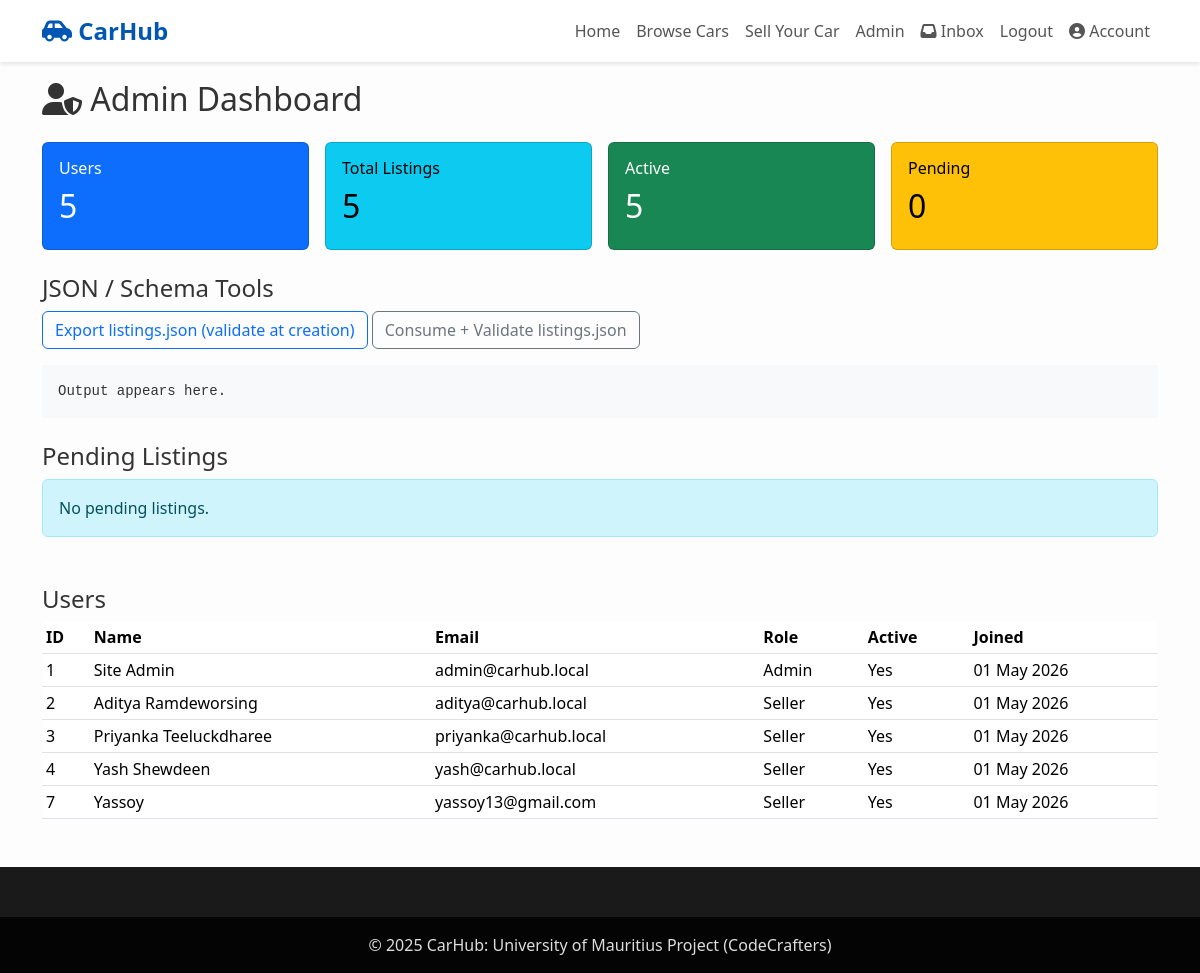
Screenshot of /frontend/pages/dashboard/admin_dashboard.php (signed in) with the database file from the repository.
### tables this page shows
CREATE TABLE `users` (
  `user_id` int(11) NOT NULL,
  `name` varchar(100) NOT NULL,
  `email` varchar(150) NOT NULL,
  `password` varchar(255) NOT NULL,
  `phone` varchar(20) NOT NULL,
  `role` enum('Buyer','Seller','Admin') NOT NULL DEFAULT 'Buyer',
  `is_active` tinyint(1) NOT NULL DEFAULT 1,
  `last_login` datetime DEFAULT NULL,
  `created_at` timestamp NOT NULL DEFAULT current_timestamp()
);

### backend/validation/validator.php (called while the page is built, shortened)
<?php
function e($data) {
    return htmlspecialchars((string)$data, ENT_QUOTES | ENT_SUBSTITUTE, 'UTF-8');
}

### frontend/pages/dashboard/admin_dashboard.php (the view, shortened to what this page needs)
<?php
require_once __DIR__ . '/../../../backend/config/db_connect.php';
require_once __DIR__ . '/../../../backend/validation/validator.php';
$pending = $pdo->query("SELECT cl.*, u.name AS seller_name FROM car_listings cl JOIN users u ON cl.seller_id = u.user_id WHERE cl.status = 'Pending' ORDER BY cl.created_at DESC")->fetchAll();
$users   = $pdo->query("SELECT user_id, name, email, role, is_active, created_at FROM users ORDER BY user_id ASC")->fetchAll();
$stats = [
    'users'    => (int)$pdo->query("SELECT COUNT(*) FROM users")->fetchColumn(),
    'listings' => (int)$pdo->query("SELECT COUNT(*) FROM car_listings")->fetchColumn(),
    'active'   => (int)$pdo->query("SELECT COUNT(*) FROM car_listings WHERE status='Active'")->fetchColumn(),
    'pending'  => (int)$pdo->query("SELECT COUNT(*) FROM car_listings WHERE status='Pending'")->fetchColumn(),
];
?>
<!DOCTYPE html>
<html lang="en">
<head>
    <link href="https://cdn.jsdelivr.net/npm/bootstrap@5.3.3/dist/css/bootstrap.min.css" rel="stylesheet">
    <link rel="stylesheet" href="https://cdnjs.cloudflare.com/ajax/libs/font-awesome/6.5.0/css/all.min.css">
    <link rel="stylesheet" href="/carhub/css/style.css">
</head>
<body>
<?php include __DIR__ . '/../../includes/header.php'; ?>
<div class="container main-content">
    <h2 class="mb-4"><i class="fas fa-user-shield"></i> Admin Dashboard</h2>
    <div class="row g-3 mb-4">
        <div class="col-md-3"><div class="card text-bg-primary"><div class="card-body"><h6>Users</h6><h2><?= $stats['users'] ?></h2></div></div></div>
        <div class="col-md-3"><div class="card text-bg-info"   ><div class="card-body"><h6>Total Listings</h6><h2><?= $stats['listings'] ?></h2></div></div></div>
        <div class="col-md-3"><div class="card text-bg-success"><div class="card-body"><h6>Active</h6><h2><?= $stats['active'] ?></h2></div></div></div>
        <div class="col-md-3"><div class="card text-bg-warning"><div class="card-body"><h6>Pending</h6><h2><?= $stats['pending'] ?></h2></div></div></div>
    </div>
    <h4 class="mt-4">JSON / Schema Tools</h4>
    <div class="mb-4">
        <button class="btn btn-outline-primary" id="btnExport">Export listings.json (validate at creation)</button>
        <button class="btn btn-outline-secondary" id="btnConsume">Consume + Validate listings.json</button>
        <pre id="jsonOut" class="bg-light p-3 mt-3" style="max-height:300px; overflow:auto;">Output appears here.</pre>
    </div>
    <h4>Pending Listings</h4>
    <?php if (empty($pending)): ?>
        <div class="alert alert-info">No pending listings.</div>
    <?php endif; ?>
    <h4 class="mt-5">Users</h4>
    <table class="table table-sm">
        <thead><tr><th>ID</th><th>Name</th><th>Email</th><th>Role</th><th>Active</th><th>Joined</th></tr></thead>
        <tbody>
        <?php foreach ($users as $u): ?>
            <tr>
                <td><?= (int)$u['user_id'] ?></td>
                <td><?= e($u['name']) ?></td>
                <td><?= e($u['email']) ?></td>
                <td><?= e($u['role']) ?></td>
                <td><?= $u['is_active'] ? 'Yes' : 'No' ?></td>
                <td><?= date('d M Y', strtotime($u['created_at'])) ?></td>
            </tr>
        <?php endforeach; ?>
        </tbody>
    </table>
</div>
<?php include __DIR__ . '/../../includes/footer.php'; ?>
</body>
</html>

### css/style.css (style rules this page uses)
:root { --primary-blue: #0056b3; --accent-blue: #0d6efd; --light-gray: #f8f9fa; --text-dark: #333; }
body { font-family: 'Segoe UI', Tahoma, Geneva, Verdana, sans-serif; background-color: #fdfdfd; color: var(--text-dark); }
main, .main-content { margin-top: 80px; }

### rows the page displays
users: user_id "1", name "Site Admin", email "admin@carhub.local", role "Admin", is_active "Yes", created_at "01 May 2026"
users: user_id "2", name "Aditya Ramdeworsing", email "aditya@carhub.local", role "Seller", is_active "Yes", created_at "01 May 2026"
users: user_id "3", name "Priyanka Teeluckdharee", email "priyanka@carhub.local", role "Seller", is_active "Yes", created_at "01 May 2026"
users: user_id "4", name "Yash Shewdeen", email "yash@carhub.local", role "Seller", is_active "Yes", created_at "01 May 2026"
users: user_id "7", name "Yassoy", email "yassoy13@gmail.com", role "Seller", is_active "Yes", created_at "01 May 2026"

### other values shown
$stats['users'] "5"
$stats['listings'] "5"
$stats['active'] "5"
$stats['pending'] "0"
